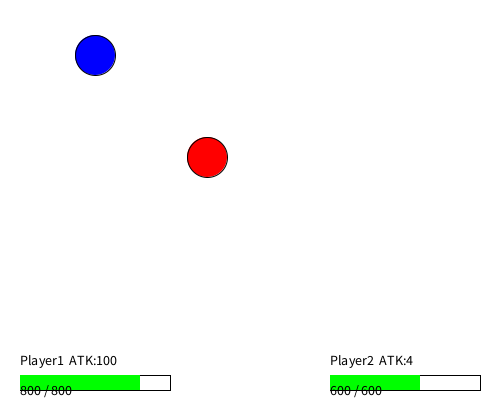
Frame 1 (no input)
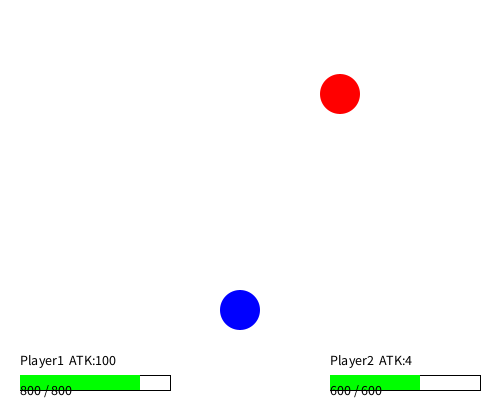
Frame 60 (the mouse pressed at the canvas centre just before this capture)
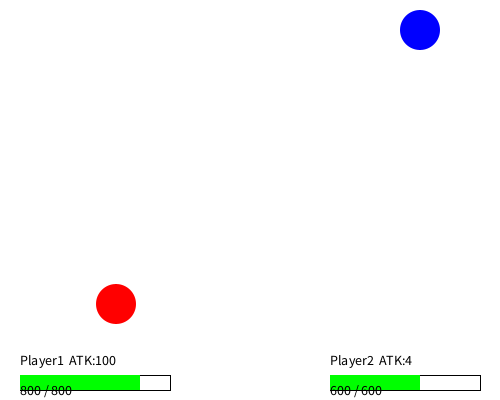
Frame 120 (the mouse held since frame 60 and released just before this capture)

The Processing sketch that drew these frames (run headless with seeded random() and noise(); from frame 60 on, the mouse is pressed at the canvas centre):

// Processing sketch: battle
// ── battle.pde
// ボール1
float x1 = 200;
float y1 = 150;
float dx1 = 7;
float dy1 = 7;

// ボール2
float x2 = 100;
float y2 = 50;
float dx2 = -5;
float dy2 = 5;

// 半径
float r = 20;

// 最大HP
float maxHp = 1000;

// 現在HP
float hp1 = 800;
float maxhp1 = hp1;
float hp2 = 600;
float maxhp2 = hp2;

// 攻撃力
float at1 = 100;
float at2 = 4;

// バーの最大幅
float barWidth = 150;

// 接触判定
boolean hit = false;

// エフェクト
float effectX;
float effectY;
int hitTimer = 0;

void setup() {
  size(500, 400);
  textSize(14);
}

void draw() {
  background(255);

  // -------------------------
  // ボール移動
  // -------------------------
  if (hp1 > 0) {
    x1 += dx1;
    y1 += dy1;
  }

  if (hp2 > 0) {
    x2 += dx2;
    y2 += dy2;
  }

  // -------------------------
  // 壁で反射
  // -------------------------
  if (hp1 > 0) {
    if (x1 - r <= 0 || x1 + r >= width) dx1 = -dx1;
    if (y1 - r <= 0 || y1 + r >= height - 50) dy1 = -dy1;
  }

  if (hp2 > 0) {
    if (x2 - r <= 0 || x2 + r >= width) dx2 = -dx2;
    if (y2 - r <= 0 || y2 + r >= height - 50) dy2 = -dy2;
  }

  // -------------------------
  // 接触判定
  // -------------------------
  if (hp1 > 0 && hp2 > 0) {

    float d = dist(x1, y1, x2, y2);

    if (d <= r * 2) {

      if (!hit) {

        hp1 -= at2;
        hp2 -= at1;

        hp1 = max(hp1, 0);
        hp2 = max(hp2, 0);

        // エフェクト
        effectX = (x1 + x2) / 2;
        effectY = (y1 + y2) / 2;
        hitTimer = 10;

        hit = true;
      }

    } else {
      hit = false;
    }
  }

  // -------------------------
  // ボール描画
  // -------------------------
  if (hp1 > 0) {
    fill(255, 0, 0);
    ellipse(x1, y1, r * 2, r * 2);
  }

  if (hp2 > 0) {
    fill(0, 0, 255);
    ellipse(x2, y2, r * 2, r * 2);
  }

  // -------------------------
  // ヒットエフェクト
  // -------------------------
  if (hitTimer > 0) {

    noStroke();

    fill(255, 255, 0, 180);
    ellipse(effectX, effectY, 50, 50);

    fill(255, 150, 0, 220);
    ellipse(effectX, effectY, 30, 30);

    fill(255);
    ellipse(effectX, effectY, 10, 10);

    hitTimer--;
  }

  // -------------------------
  // Player1
  // -------------------------
  fill(0);
  textAlign(LEFT);
  text("Player1  ATK:" + (int)at1, 20, height - 35);

  stroke(0);
  noFill();
  rect(20, height - 25, barWidth, 15);

  noStroke();
  fill(0, 255, 0);
  rect(20, height - 25, hp1 / maxHp * barWidth, 15);

  fill(0);
  text((int)hp1 + " / " + (int)maxhp1, 20, height - 5);

  // -------------------------
  // Player2
  // -------------------------
  fill(0);
  text("Player2  ATK:" + (int)at2, width - 170, height - 35);

  stroke(0);
  noFill();
  rect(width - 170, height - 25, barWidth, 15);

  noStroke();
  fill(0, 255, 0);
  rect(width - 170, height - 25, hp2 / maxHp * barWidth, 15);

  fill(0);
  text((int)hp2 + " / " + (int)maxhp2, width - 170, height - 5);

  // -------------------------
  // 勝者表示
  // -------------------------
  fill(0);
  textAlign(CENTER);
  textSize(30);

  if (hp1 <= 0 && hp2 > 0) {
    text("Player2 WIN!", width / 2, 30);
  }

  if (hp2 <= 0 && hp1 > 0) {
    text("Player1 WIN!", width / 2, 30);
  }

  if (hp1 <= 0 && hp2 <= 0) {
    text("DRAW!", width / 2, 30);
  }

  textSize(14);
}

// ── Enemy.pde
class Enemy extends Entity {
  float health;
  float maxHealth; // 最大体力（後から数値調整OK）

  Enemy(float x, float y, float r, float health) {
    super(x, y, r);
    this.health = health;
    this.maxHealth = health;
  }

  void takeDamage(float amount) {
    health -= amount;
    if (health < 0) health = 0;
  }

  @Override
  void display() {
    // ★画像を貼りたい場合はここをimage()に差し替える
    //image(enemyImage, x - r, y - r, r * 2, r * 2);
    fill(220, 90, 90);
    noStroke();
    ellipse(x, y, r * 2, r * 2);

    fill(255);
    textAlign(CENTER, CENTER);
    textSize(12);
    text("ENEMY", x, y);
  }
}

// ── Entity.pde
class Entity {
  float x, y;   // 座標
  float r;      // 当たり判定用の半径

  Entity(float x, float y, float r) {
    this.x = x;
    this.y = y;
    this.r = r;
  }

  // 更新処理（必要な子クラスでオーバーライド）
  void update() {
    // 基本は何もしない
  }

  // 描画処理（子クラスでオーバーライドして見た目を変える）
  void display() {
    // ★画像を貼りたい場合はここをimage()に差し替える
    // 例）image(myImage, x - r, y - r, r * 2, r * 2);
    fill(200);
    noStroke();
    ellipse(x, y, r * 2, r * 2);
  }

  // 円同士の当たり判定
  boolean checkCollision(Entity other) {
    float d = dist(x, y, other.x, other.y);
    return d < (this.r + other.r);
  }
}

// ── Obstacle.pde
class Obstacle extends Entity {
  float centerX, centerY;
  float orbitRadius; // 周回半径
  float angle;        // 現在の角度
  float angleSpeed;   // 回転速度（+で時計回り、-で反時計回り）

  Obstacle(float centerX, float centerY, float orbitRadius, float angleSpeed, float startAngle) {
    super(
      centerX + cos(startAngle) * orbitRadius,
      centerY + sin(startAngle) * orbitRadius,
      15
    );
    this.centerX = centerX;
    this.centerY = centerY;
    this.orbitRadius = orbitRadius;
    this.angleSpeed = angleSpeed;
    this.angle = startAngle;
  }

  @Override
  void update() {
    angle += angleSpeed;
    x = centerX + cos(angle) * orbitRadius;
    y = centerY + sin(angle) * orbitRadius;
  }

  @Override
  void display() {
    // ★画像を貼りたい場合はここをimage()に差し替える
    // 例）image(obstacleImage, x - r, y - r, r * 2, r * 2);
    fill(240, 200, 60);
    noStroke();
    ellipse(x, y, r * 2, r * 2);
  }
}

// ── Player.pde
class Player extends Entity {
  int lives;
  int maxLives;
  float attackPower;   // 攻撃力（後から数値調整OK）
  float speed = 4;

  float startX, startY; // 衝突時に戻るスタート地点

  boolean up, down, left, right;

  Player(float x, float y, float r, int lives, float attackPower) {
    super(x, y, r);
    this.lives = lives;
    this.maxLives = lives;
    this.attackPower = attackPower;
    this.startX = x;
    this.startY = y;
  }

  void setKey(int code, boolean pressed) {
    if (code == UP) up = pressed;
    if (code == DOWN) down = pressed;
    if (code == LEFT) left = pressed;
    if (code == RIGHT) right = pressed;
  }

  void handleInput() {
    float dx = 0, dy = 0;
    if (up) dy -= 1;
    if (down) dy += 1;
    if (left) dx -= 1;
    if (right) dx += 1;

    if (dx != 0 || dy != 0) {
      float len = sqrt(dx * dx + dy * dy);
      x += (dx / len) * speed;
      y += (dy / len) * speed;
    }

    x = constrain(x, r, width - r);
    y = constrain(y, r, height - r);
  }

  @Override
  void display() {
    // ★画像を貼りたい場合はここをimage()に差し替える
  //   image(playerImage[n], x - r, y - r, r * 2, r * 2);
    fill(80, 160, 255);
    noStroke();
    ellipse(x, y, r * 2, r * 2);
  }

  void loseLife() {
    lives--;
  }

  void resetPosition() {
    x = startX;
    y = startY;
  }
}
